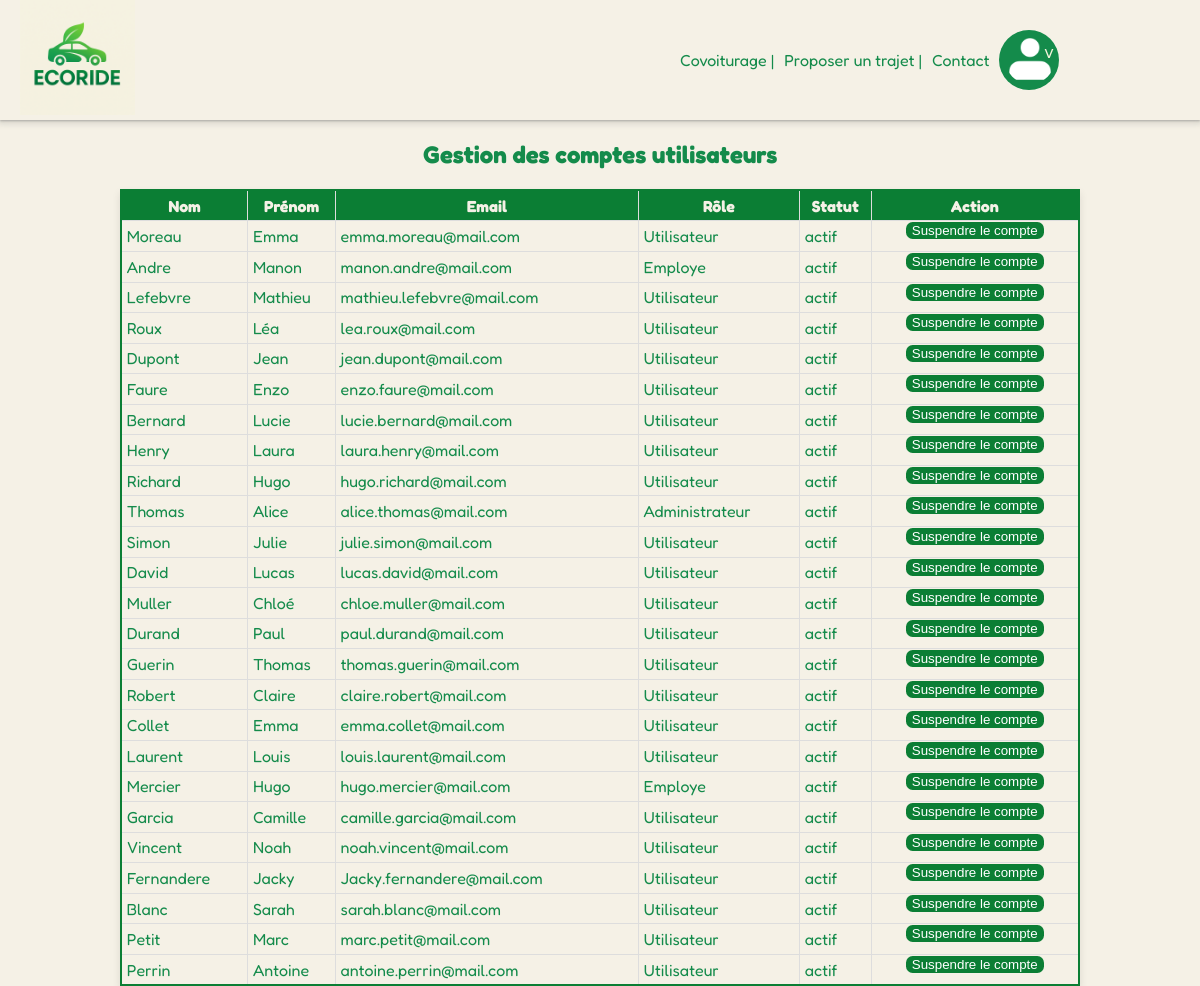
The app's page /pages/suspendre_compte.php with its own data.
### tables this page shows
CREATE TABLE users (
    users_id INT AUTO_INCREMENT PRIMARY KEY,
    last_name VARCHAR(100),
    first_name VARCHAR(100),
    email VARCHAR(100) NOT NULL UNIQUE,
    password VARCHAR(255) NOT NULL,
    phone_number VARCHAR(20),
    adresse VARCHAR (255),
    photo VARCHAR(255),
    created_at TIMESTAMP DEFAULT CURRENT_TIMESTAMP,
    updated_at TIMESTAMP DEFAULT CURRENT_TIMESTAMP ON UPDATE CURRENT_TIMESTAMP,
    Credit INT,
    role_id INT DEFAULT 1,
    FOREIGN KEY (role_id) REFERENCES role(role_id)
);

CREATE TABLE role (
    role_id INT AUTO_INCREMENT PRIMARY KEY,
    libelle VARCHAR(50)
);

### pages/suspendre_compte.php (the view, shortened to what this page needs)
<?php
require_once __DIR__ . '/../templates/header.php';
$users = $bdd->query("SELECT u.users_id, u.last_name, u.first_name, u.email, IFNULL(u.statut, 'actif') AS statut, r.libelle FROM users u JOIN role r ON u.role_id = r.role_id ORDER BY u.created_at DESC")->fetchAll();
    ?>
<body>
    <main>
        <div class ="gestionUti">
            <h2> Gestion des comptes utilisateurs </h2>
                <table class = tableauUsers>
                    <thead>
                        <tr>
                            <th>Nom</th>
                            <th>Prénom</th>
                            <th>Email</th>
                            <th>Rôle</th>
                            <th>Statut</th>
                            <th>Action</th>
                        </tr>
                    </thead>
                    <?php foreach ($users as $user): ?>
                        <tr>
                            <td><?= htmlspecialchars($user['last_name']) ?></td>
                            <td><?= htmlspecialchars($user['first_name']) ?></td>
                            <td><?= htmlspecialchars($user['email']) ?></td>
                            <td><?= htmlspecialchars($user['libelle']) ?></td>
                            <td><?= htmlspecialchars($user['statut']) ?></td>
                            <td class="actionAdmin">
                                <?php if ($user['statut'] === 'actif'): ?>
                                    <form method="POST">
                                        <button type="submit" class="btnSuspendre">Suspendre le compte</button>
                                    </form>
                                <?php endif; ?>
                            </td>
                        </tr>
                    <?php endforeach; ?>
                </table>
        </div>
    </main>
</body>
</html>

### asset/CSS/style.css (style rules this page uses)
html, body { height : 100%; margin: 0; }
body { font-family: fredoka; margin: 0; padding: 0; background-color: #F5F1E6; color: #148B4B; display: flex; flex-direction: column; min-height: 100vh; }
main { flex:1; min-height: auto; }
h2 { display: flex; justify-content: center; color:#148B4B; }
::placeholder { font-family: inter; font-style: italic; }
thead tr { background-color: #0b7e34; color : #F5F1E6; text-align: center; }
th, td { padding : 0.5%; }
tbody tr, td, th { border : 1px solid #ddd; }
form { display: flex; margin : 0; flex-direction: column; gap: 8px; }
.tableauUsers { border-collapse: collapse; margin: auto; max-height: 100%; min-width: 80%; width: auto; box-shadow: 0 4px 8px rgba(0,0,0,0.1); border : 2px solid #0b7e34; }
.btnSuspendre { background-color: #0b7e34; color: white; border: none; border-radius: 0.5em; cursor: pointer; }
.actionAdmin { display: flex; justify-content: space-around; border: none; }

### records on screen
users: last_name "Moreau", first_name "Emma", email "emma.moreau@mail.com", role.libelle "Utilisateur", statut "actif"
users: last_name "Andre", first_name "Manon", email "manon.andre@mail.com", role.libelle "Employe", statut "actif"
users: last_name "Lefebvre", first_name "Mathieu", email "mathieu.lefebvre@mail.com", role.libelle "Utilisateur", statut "actif"
users: last_name "Roux", first_name "Léa", email "lea.roux@mail.com", role.libelle "Utilisateur", statut "actif"
users: last_name "Dupont", first_name "Jean", email "jean.dupont@mail.com", role.libelle "Utilisateur", statut "actif"
users: last_name "Faure", first_name "Enzo", email "enzo.faure@mail.com", role.libelle "Utilisateur", statut "actif"
users: last_name "Bernard", first_name "Lucie", email "lucie.bernard@mail.com", role.libelle "Utilisateur", statut "actif"
users: last_name "Henry", first_name "Laura", email "laura.henry@mail.com", role.libelle "Utilisateur", statut "actif"
users: last_name "Richard", first_name "Hugo", email "hugo.richard@mail.com", role.libelle "Utilisateur", statut "actif"
users: last_name "Thomas", first_name "Alice", email "alice.thomas@mail.com", role.libelle "Administrateur", statut "actif"
users: last_name "Simon", first_name "Julie", email "julie.simon@mail.com", role.libelle "Utilisateur", statut "actif"
users: last_name "David", first_name "Lucas", email "lucas.david@mail.com", role.libelle "Utilisateur", statut "actif"
users: last_name "Muller", first_name "Chloé", email "chloe.muller@mail.com", role.libelle "Utilisateur", statut "actif"
users: last_name "Durand", first_name "Paul", email "paul.durand@mail.com", role.libelle "Utilisateur", statut "actif"
users: last_name "Guerin", first_name "Thomas", email "thomas.guerin@mail.com", role.libelle "Utilisateur", statut "actif"
users: last_name "Robert", first_name "Claire", email "claire.robert@mail.com", role.libelle "Utilisateur", statut "actif"
users: last_name "Collet", first_name "Emma", email "emma.collet@mail.com", role.libelle "Utilisateur", statut "actif"
users: last_name "Laurent", first_name "Louis", email "louis.laurent@mail.com", role.libelle "Utilisateur", statut "actif"
users: last_name "Mercier", first_name "Hugo", email "hugo.mercier@mail.com", role.libelle "Employe", statut "actif"
users: last_name "Garcia", first_name "Camille", email "camille.garcia@mail.com", role.libelle "Utilisateur", statut "actif"
users: last_name "Vincent", first_name "Noah", email "noah.vincent@mail.com", role.libelle "Utilisateur", statut "actif"
users: last_name "Fernandere", first_name "Jacky", email "Jacky.fernandere@mail.com", role.libelle "Utilisateur", statut "actif"
users: last_name "Blanc", first_name "Sarah", email "sarah.blanc@mail.com", role.libelle "Utilisateur", statut "actif"
users: last_name "Petit", first_name "Marc", email "marc.petit@mail.com", role.libelle "Utilisateur", statut "actif"
users: last_name "Perrin", first_name "Antoine", email "antoine.perrin@mail.com", role.libelle "Utilisateur", statut "actif"
